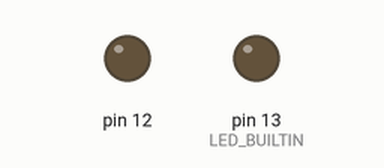
Recording of a sketch running on a simulated Arduino Uno, built with avr-gcc and run on an emulated ATmega328P. Shown: output pins drawn as LEDs (lit = HIGH).

Above: at 1.7 s.
At 12.3 s:
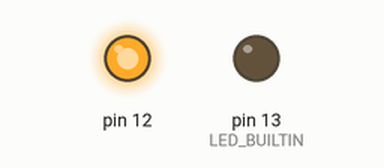
At 18.3 s:
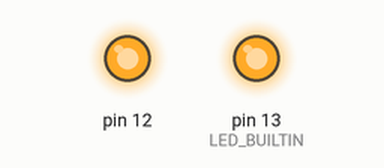
At 24.5 s:
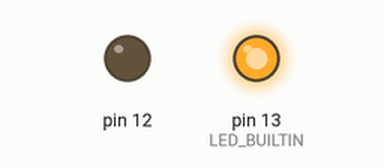
Timing chart, 0 to 26.1 s (numbered marks = the images above):
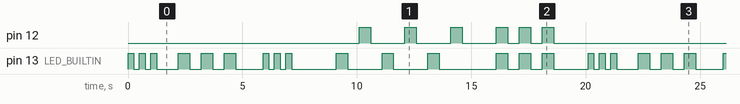

Measured:
- by itself, pin 12: repeats every 20.1 s: 3 × (LOW 1.5 s, HIGH 0.50 s), 2 × (LOW 0.50 s, HIGH 0.50 s), LOW 11.6 s, HIGH 0.50 s
- by itself, pin 13 (LED_BUILTIN): moves between LOW and HIGH, repeating every 20.1 s
- by itself, everything shown: repeats every 20.1 s, in 36 steps

The sketch:

missao1-codigo.ino
```cpp
// C++ code
//
void setup()
{
  pinMode(13, OUTPUT);
  pinMode(12, OUTPUT);
}

void s()
{
  int i = 0;

  while(i<3){
    digitalWrite(LED_BUILTIN, HIGH);
    delay(250);
    digitalWrite(LED_BUILTIN, LOW);
    delay(250);
    i = i + 1;
   }

  delay(700);
}

void o()
{
  int i = 0;

  while(i<3){
    digitalWrite(13, HIGH);
    delay(500);
    digitalWrite(13, LOW);
    delay(500);
    i = i + 1;
   }

  delay(700);
}

void piscaAlternado()
{
  int i = 0;

  while(i<3){
    digitalWrite(13, HIGH);
    delay(500);
    digitalWrite(13, LOW);
    delay(500);
    digitalWrite(12, HIGH);
    delay(500);
    digitalWrite(12, LOW);
    delay(500);
    i = i + 1;
  }

}

void piscaJunto()
{
  int i = 0;

  while(i<3){
    digitalWrite(13, HIGH);
    digitalWrite(12, HIGH);
    delay(500);
    digitalWrite(13, LOW);
    digitalWrite(12, LOW);
    delay(500);
    i = i + 1;
  }

}

void loop()
{

  s();
  o();
  s();
  delay(1000);

  piscaAlternado();
  delay(1000);

  piscaJunto();
  delay(1000);

}
```
